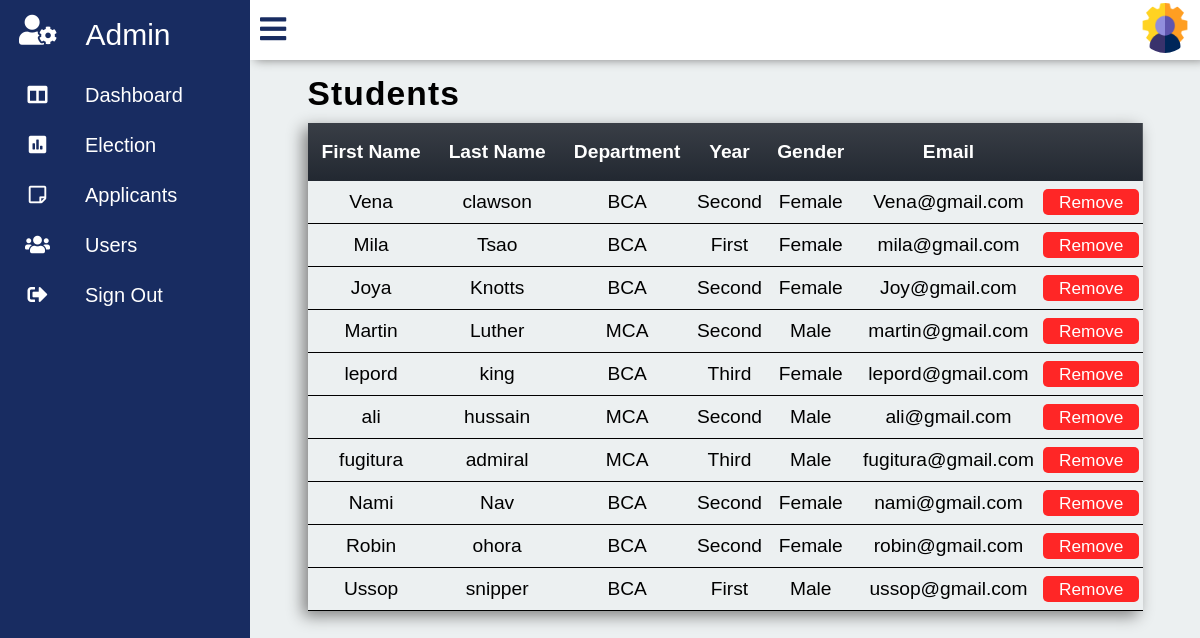
The app's page /users.php (signed in), older data.
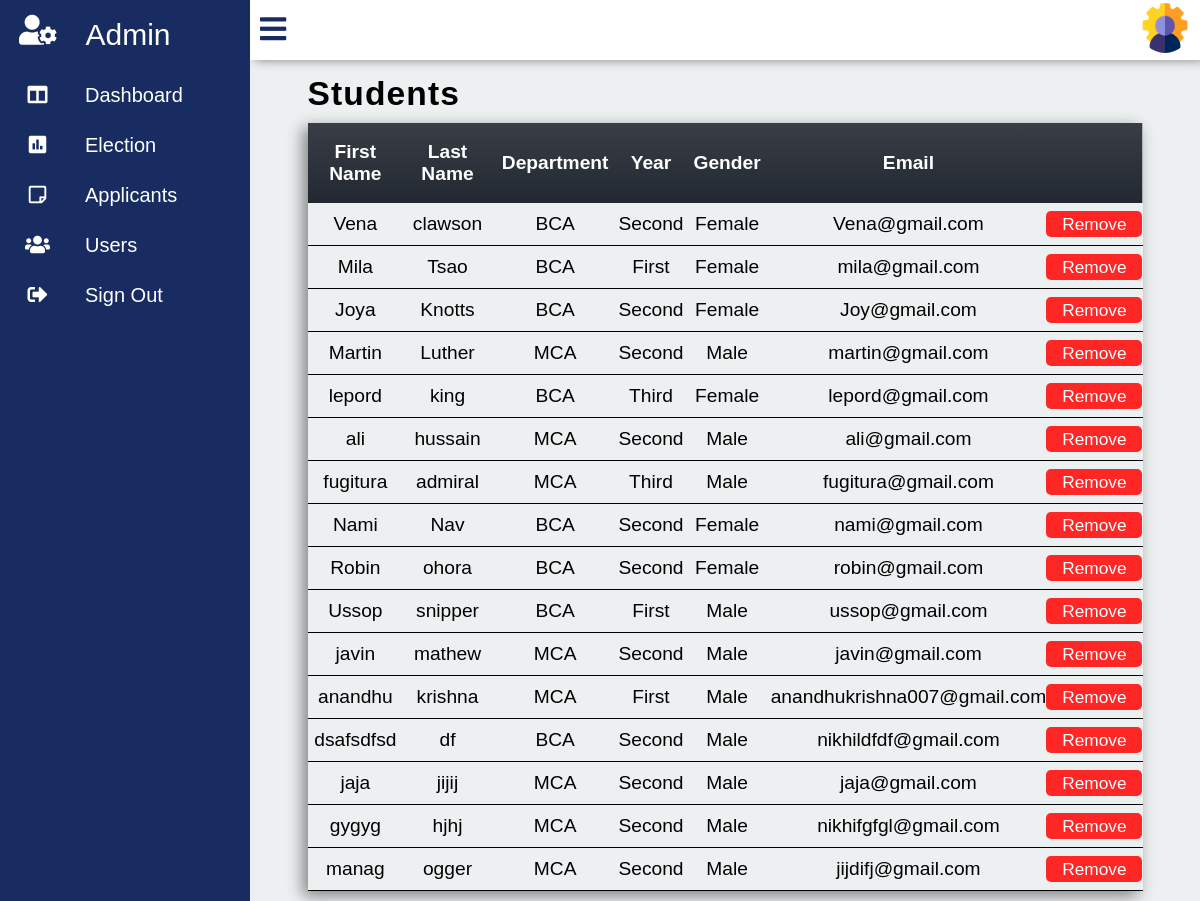
The same page, newer data.
### tables this page shows
CREATE TABLE IF NOT EXISTS `users` (
  `id` int(10) unsigned NOT NULL AUTO_INCREMENT,
  `Email` varchar(30) NOT NULL,
  `First_name` varchar(15) NOT NULL,
  `Last_name` varchar(15) NOT NULL,
  `Gender` varchar(10) NOT NULL,
  `Department_id` int(11) unsigned NOT NULL,
  `Year_id` int(10) unsigned NOT NULL,
  PRIMARY KEY (`id`),
  KEY `users_dpt` (`Department_id`),
  KEY `users_yr` (`Year_id`)
);

CREATE TABLE IF NOT EXISTS `department` (
  `id` int(11) unsigned NOT NULL AUTO_INCREMENT,
  `Department_name` varchar(10) NOT NULL,
  `Yr_no` int(11) NOT NULL,
  PRIMARY KEY (`id`)
);

CREATE TABLE IF NOT EXISTS `year` (
  `id` int(10) unsigned NOT NULL AUTO_INCREMENT,
  `Year_name` varchar(10) NOT NULL,
  PRIMARY KEY (`id`)
);

### php/onTablefunc.php (called while the page is built, shortened)
<?php
	function getDepartment($dpid,$con){
		$dpquery = "select Department_name from department where(id = $dpid );";
		$dp = mysql_query($dpquery,$con);
		$department = mysql_fetch_array($dp);
		return $department['Department_name'];
	}
	function getYear($yrid,$con) {
		$yrquery = "select * from year where(id = $yrid);";
		$yr = mysql_query($yrquery,$con);
		$year = mysql_fetch_array($yr);
		return $year['Year_name'];
	}
?>

### users.php (the view, shortened to what this page needs)
<?php
	include('php/config.php');
	include('php/onTablefunc.php');
?>
 <!DOCTYPE html>
<html>
<head>
	<link rel="stylesheet" type="text/css" href="css/all.min.css">
	<link rel="stylesheet" type="text/css" href="css/fontawesome.min.css">
	<link rel="stylesheet" type="text/css" href="css/panel.css">
	<link rel="stylesheet" type="text/css" href="css/table.css">
	<link rel="stylesheet" type="text/css" href="DataTables/datatables.min.css">
</head>
<body>
	<div class="container">
		<div class="navigation">
		<div class="admin_icon">
			<a href="">
					<i class="fas fa-user-cog"></i>
				<span class="admin_Text" >Admin</span>
			</a>
		</div>
			<ul>
				<li>
					<a href="admin.php">
						<span class="icon">
							<i class="fas fa-columns"></i>
						</span>
						<span class="title">Dashboard</span>
					</a>
				</li>
				<li>
					<a href="elections.php">
						<span class="icon">
							<i class="fas fa-poll"></i>
						</span>
						<span class="title">Election</span>
					</a>
				</li>
				<li>
					<a href="applicants.php">
						<span class="icon">
							<i class="far fa-sticky-note"></i>
						</span>
						<span class="title">Applicants</span>
					</a>
				</li>
				<li>
					<a href="users.php">
						<span class="icon">
							<i class="fas fa-users"></i>
						</span>
						<span class="title">Users</span>
					</a>
				</li>
				<li>
					<a href="/project/php/logout.php">
						<span class="icon">
							<i class="fas fa-sign-out-alt"></i>
						</span>
						<span class="title">Sign Out</span>
					</a>
				</li>
			</ul>
		</div>
		<div class="main">
			<div class="topbar">
				<div class="user">
					<a href="adminacc.php"><img src="images/admin_photo.png"></a>
				</div>
			</div>
			<div class="tables_Area">
				<div class="t_Heading">
					<h2>Students</h2>
					<table id="user_Table" class="table Users" >
						<thead>
							<tr>
								<th>First Name</th>
								<th>Last Name</th>
								<th>Department</th>
								<th>Year</th>
								<th>Gender</th>
								<th>Email</th>
								<th></th>
							</tr>
						</thead>
						<tbody>
							<?php
								$query = "select * from users;";
								$result = mysql_query($query,$con);
								while($data = mysql_fetch_array($result)) {
									$department = getDepartment($data['Department_id'],$con);
									$year = getYear($data['Year_id'],$con);
							?>
								<tr>
									<td><?php echo $data['First_name'] ?></td>
									<td><?php echo $data['Last_name'] ?></td>
									<td><?php echo $department ?></td>
									<td><?php echo $year ?></td>
									<td><?php echo $data['Gender'] ?></td>
									<td><?php echo $data['Email'] ?></td>
									<td><a href="php/onTablefunc.php?id=<?php echo $data['id']; ?>"onclick="return confirm('Are you sure you want to delete this item?')"class="button Remove">Remove</a></td>
								</tr>
							<?php
								}
							?>
						</tbody>
					</table>
				</div>
			</div>
		</div>
	</div>
</body>
</html>

### css/panel.css (style rules this page uses)
* { margin: 0; padding: 0; box-sizing: border-box; font-family: 'Poppins',sans-serif; }
.container { position: relative; width: 100%; }
.navigation { position: fixed; width: 250px; height: 100%; background: #182C61; transition: 250ms ease-in-out; }
.navigation ul { position: relative; width: 100%; left: 0; top: 0; overflow: hidden; }
.navigation ul li { position: relative; width: 100%; list-style: none; overflow: hidden; }
.admin_icon a { width: 100%; text-decoration: none; color: white; display: flex; overflow: hidden; }
.admin_icon a i { font-size: 30px; line-height: 60px; padding: 0 19px; min-width: 75px; }
.admin_Text { font-size: 30px; font-weight: 400; font-family: 'Popins',sans-serif; color: white; padding: 0 10px; line-height: 70px; }
.navigation ul li a { position: relative; width: 100%; display: flex; text-decoration: none; color: white; }
li a span i { color: white; }
.navigation ul li a .icon { position: relative; display: block; height: 25px; min-width: 75px; text-align: center; height: 50px; font-size: 20px; line-height: 50px; padding: 0 10px; }
.navigation ul li a .title { position: relative; display: block; font-size: 20px; padding: 0 10px; height: 50px; line-height: 50px; }
.main { position: absolute; width: calc(100% - 250px); left: 250px; min-height: 100vh; background: #ecf0f1; transition: 250ms ease-in-out; overflow:scroll; height: 100vh; }
.main .topbar { background: white; overflow-y: hidden; width: 100%; height: 60px; padding: 0 10px; display: flex; justify-content: space-between; align-items: center ; box-shadow: 5px 0px 10px grey; }
.user img { width: 50px; height: 50px; border-radius: 50%; cursor: pointer; }

### css/table.css (style rules this page uses)
.tables_Area { position: relative; margin-top: 5px; display: flex; justify-content: center; }
.tables_Area .t_Heading { position: relative; width: 90%; padding: 10px; }
.tables_Area .t_Heading .table { width: 100%; }
.tables_Area .t_Heading h2 { margin-bottom: 10px; font-size: 2.1em; letter-spacing: 1.1px; }
.table { box-shadow: -5px 5px 15px grey; border-collapse: collapse; }
.table thead tr { background: linear-gradient(#393E46,#222831); }
.table thead tr th { font-size: 1.2em; color: white; border: none; padding: 18px 10px; text-align: center; }
.table tbody tr td { padding: 10px 0 10px 0; border-bottom: 1px solid black; background: none; text-align: center; font-size: 1.2em; margin: 0 14px 0 14px; }
.button { padding: 3px 16px ; font-size: .9em; background: none; border: none; border-radius: 5px; cursor: pointer; }
.button.Remove { background: #FF2626 ; color: white; text-decoration: none; }

Row changes from the older to the newer data that the page shows:
added users: First_name "javin", Last_name "mathew", Department.Department_name "MCA", Year.Year_name "Second", Gender "Male", Email "javin@gmail.com"
added users: First_name "anandhu", Last_name "krishna", Department.Department_name "MCA", Year.Year_name "First", Gender "Male", Email "anandhukrishna007@gmail.com"
added users: First_name "dsafsdfsd", Last_name "df", Department.Department_name "BCA", Year.Year_name "Second", Gender "Male", Email "nikhildfdf@gmail.com"
added users: First_name "jaja", Last_name "jijij", Department.Department_name "MCA", Year.Year_name "Second", Gender "Male", Email "jaja@gmail.com"
added users: First_name "gygyg", Last_name "hjhj", Department.Department_name "MCA", Year.Year_name "Second", Gender "Male", Email "nikhifgfgl@gmail.com"
added users: First_name "manag", Last_name "ogger", Department.Department_name "MCA", Year.Year_name "Second", Gender "Male", Email "jijdifj@gmail.com"
